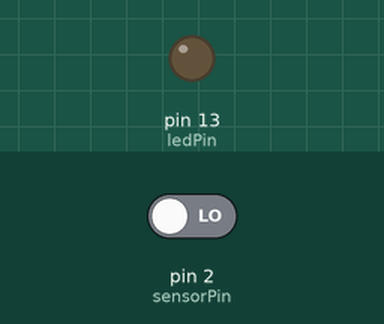
This sketch was run on a simulated Arduino Uno, built with avr-gcc and run on an emulated ATmega328P. Shown: output pins drawn as LEDs (lit = HIGH). Inputs (shaded band) come from the test bench; at power-on: pin 2 (sensorPin) LOW.

Above: at 1.2 s.
1.3 s: pin 2 (sensorPin) driven HIGH
At 2.0 s:
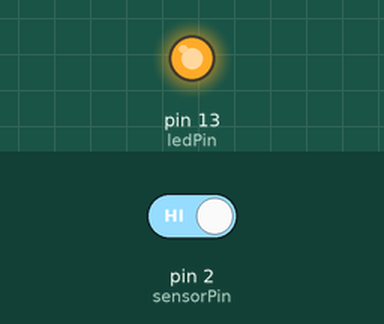
2.8 s: pin 2 (sensorPin) driven LOW
At 5.5 s:
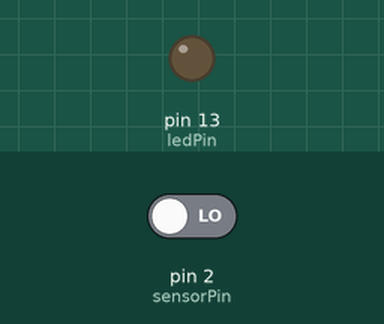
Timing chart, 0 to 7.0 s (numbered marks = the images above; inputs shaded):
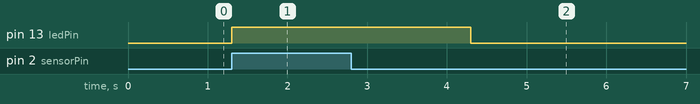

The sketch:

contatless_doorlock_arduino_code.ino
```cpp
const int sensorPin = 2;     // connect sensor out to arduino pin D2
const int ledPin =  13;      // connect Relay to arduin PIN D13
const int timeIntervel = 3000; // lock open 3sec

int sensorState = 0;

void setup() {
  // initialize the LED pin as an output:
  pinMode(ledPin, OUTPUT);
  // initialize the sensor pin as an input:
  pinMode(sensorPin, INPUT);
}

void loop() {
  // read the state of the sensor value:
  sensorState = digitalRead(sensorPin);

  if (sensorState == HIGH) {
    // lock open
    digitalWrite(ledPin, HIGH);
    delay(timeIntervel);
  } else {
     // lock close after a small delay
    digitalWrite(ledPin, LOW);
  }
}
```

Measured:
- after the input at 1.3 s, pin 13 (ledPin): LOW → HIGH at once
- after the input at 2.8 s, pin 13 (ledPin): HIGH → LOW after 1.5 s
